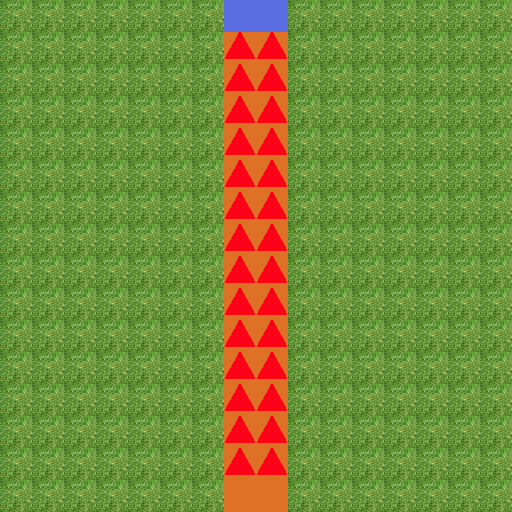

The image is a tile-based game level rendered from a .tmx file. Its description and complete source (layers, tilesets, objects, tile grids) follow:
An orthogonal 16x16 tile map with 32x32 px tiles, 2 tile layers (Visual, Objectives).

<map version="1.5" tiledversion="1.6.0" orientation="orthogonal" renderorder="right-down" width="16" height="16" tilewidth="32" tileheight="32" infinite="0" nextlayerid="4" nextobjectid="1">
 <tileset firstgid="1" source="floor2.tsx" />
 <layer id="2" name="Visual" width="16" height="16">
  <data encoding="csv">
2,2,2,2,2,2,2,1,1,2,2,2,2,2,2,2,
2,2,2,2,2,2,2,1,1,2,2,2,2,2,2,2,
2,2,2,2,2,2,2,1,1,2,2,2,2,2,2,2,
2,2,2,2,2,2,2,1,1,2,2,2,2,2,2,2,
2,2,2,2,2,2,2,1,1,2,2,2,2,2,2,2,
2,2,2,2,2,2,2,1,1,2,2,2,2,2,2,2,
2,2,2,2,2,2,2,1,1,2,2,2,2,2,2,2,
2,2,2,2,2,2,2,1,1,2,2,2,2,2,2,2,
2,2,2,2,2,2,2,1,1,2,2,2,2,2,2,2,
2,2,2,2,2,2,2,1,1,2,2,2,2,2,2,2,
2,2,2,2,2,2,2,1,1,2,2,2,2,2,2,2,
2,2,2,2,2,2,2,1,1,2,2,2,2,2,2,2,
2,2,2,2,2,2,2,1,1,2,2,2,2,2,2,2,
2,2,2,2,2,2,2,1,1,2,2,2,2,2,2,2,
2,2,2,2,2,2,2,1,1,2,2,2,2,2,2,2,
2,2,2,2,2,2,2,1,1,2,2,2,2,2,2,2
</data>
 </layer>
 <layer id="3" name="Objectives" width="16" height="16">
  <data encoding="csv">
0,0,0,0,0,0,0,5,5,0,0,0,0,0,0,0,
0,0,0,0,0,0,0,3,3,0,0,0,0,0,0,0,
0,0,0,0,0,0,0,3,3,0,0,0,0,0,0,0,
0,0,0,0,0,0,0,3,3,0,0,0,0,0,0,0,
0,0,0,0,0,0,0,3,3,0,0,0,0,0,0,0,
0,0,0,0,0,0,0,3,3,0,0,0,0,0,0,0,
0,0,0,0,0,0,0,3,3,0,0,0,0,0,0,0,
0,0,0,0,0,0,0,3,3,0,0,0,0,0,0,0,
0,0,0,0,0,0,0,3,3,0,0,0,0,0,0,0,
0,0,0,0,0,0,0,3,3,0,0,0,0,0,0,0,
0,0,0,0,0,0,0,3,3,0,0,0,0,0,0,0,
0,0,0,0,0,0,0,3,3,0,0,0,0,0,0,0,
0,0,0,0,0,0,0,3,3,0,0,0,0,0,0,0,
0,0,0,0,0,0,0,3,3,0,0,0,0,0,0,0,
0,0,0,0,0,0,0,3,3,0,0,0,0,0,0,0,
0,0,0,0,0,0,0,4,4,0,0,0,0,0,0,0
</data>
 </layer>
</map>
